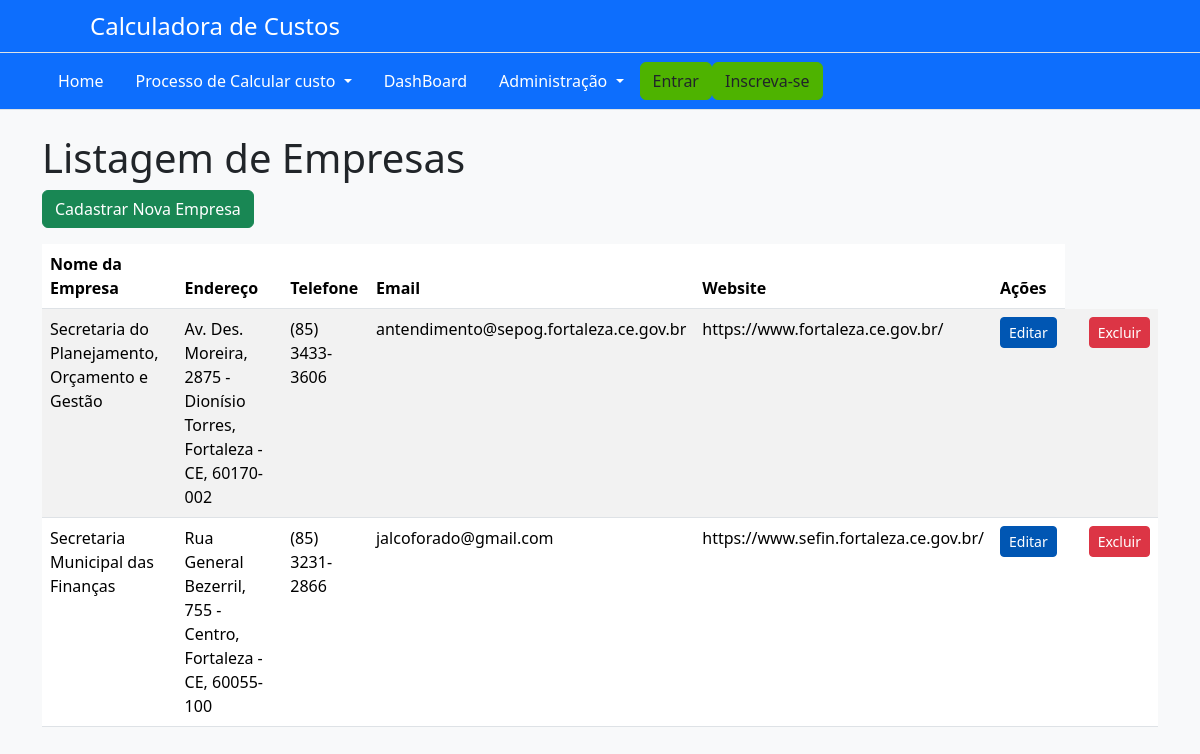
The app's page /listarempresa/, older data.
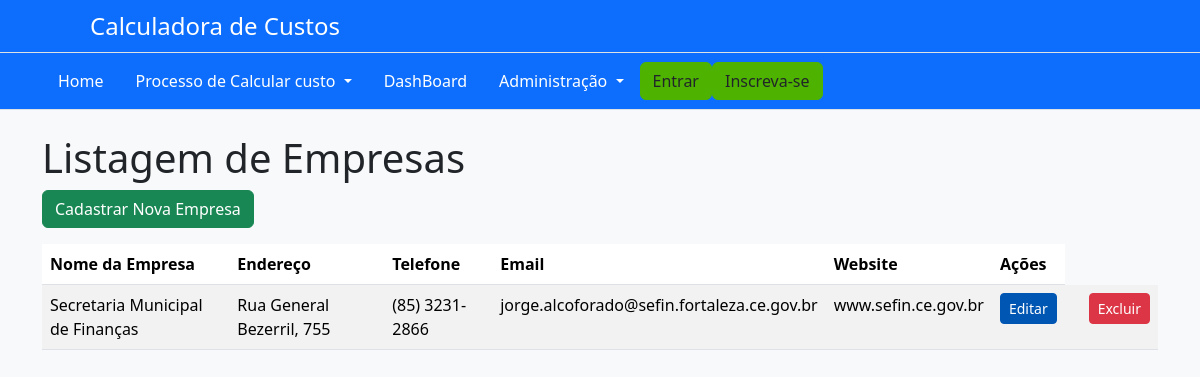
The same page, newer data.
### AppCalculadora/models.py (models this page shows, shortened)
class Empresa(models.Model):
    nome = models.CharField(max_length=255)
    endereco = models.CharField(max_length=255)
    telefone = models.CharField(max_length=20)
    email = models.EmailField(max_length=255)
    website = models.CharField(max_length=255)

### AppCalculadora/views.py (the view)
# urls.py: path('listarempresa/', views.listar_empresa, name='listarEmpresa'),
def listar_empresa(request):
    empresas = Empresa.objects.all()  # Obtenha todas as empresas
    context = {
        'empresas': empresas  # Passe as empresas para o contexto
    }
    return render(request, 'empresa/listar_empresa.html', context)

### AppCalculadora/templates/empresa/listar_empresa.html
{% extends 'base.html' %}
{% block content %}
<div class="container">
    <h1 class="page-title">Listagem de Empresas</h1>
    <a href="{% url 'cadastrarEmpresa' %}" class="btn btn-success mb-3">Cadastrar Nova Empresa</a>
    <table class="table table-striped">
        <thead>
            <tr>
                <th>Nome da Empresa</th>
                <th>Endereço</th>
                <th>Telefone</th>
                <th>Email</th>
                <th>Website</th>
                <th>Ações</th>
            </tr>
        </thead>
        <tbody>
            {% for empresa in empresas %}
            <tr>
                <td>{{ empresa.nome }}</td>
                <td>{{ empresa.endereco }}</td>
                <td>{{ empresa.telefone }}</td>
                <td>{{ empresa.email }}</td>
                <td>{{ empresa.website }}</td>
                <td>
                    <a href="{% url 'editarEmpresa' empresa.pk %}" class="btn btn-primary btn-sm">Editar</a>
                <td>
                <td>
                    <a href="{% url 'excluirEmpresa' empresa.pk %}" class="btn btn-danger btn-sm">Excluir</a>
                </td>
            </tr>
            {% endfor %}
        </tbody>
    </table>
</div>
{% endblock %}

Row changes from the older to the newer data that the page shows:
removed Empresa: nome "Secretaria do Planejamento, Orçamento e Gestão", endereco "Av. Des. Moreira, 2875 - Dionísio Torres, Fortaleza - CE, 60170-002", telefone "(85) 3433-3606", email "antendimento@sepog.fortaleza.ce.gov.br", website "https://www.fortaleza.ce.gov.br/"
removed Empresa: nome "Secretaria Municipal das Finanças", endereco "Rua General Bezerril, 755 - Centro, Fortaleza - CE, 60055-100", telefone "(85) 3231-2866", email "jalcoforado@gmail.com", website "https://www.sefin.fortaleza.ce.gov.br/"
added Empresa: nome "Secretaria Municipal de Finanças", endereco "Rua General Bezerril, 755", telefone "(85) 3231-2866", email "jorge.alcoforado@sefin.fortaleza.ce.gov.br", website "www.sefin.ce.gov.br"
